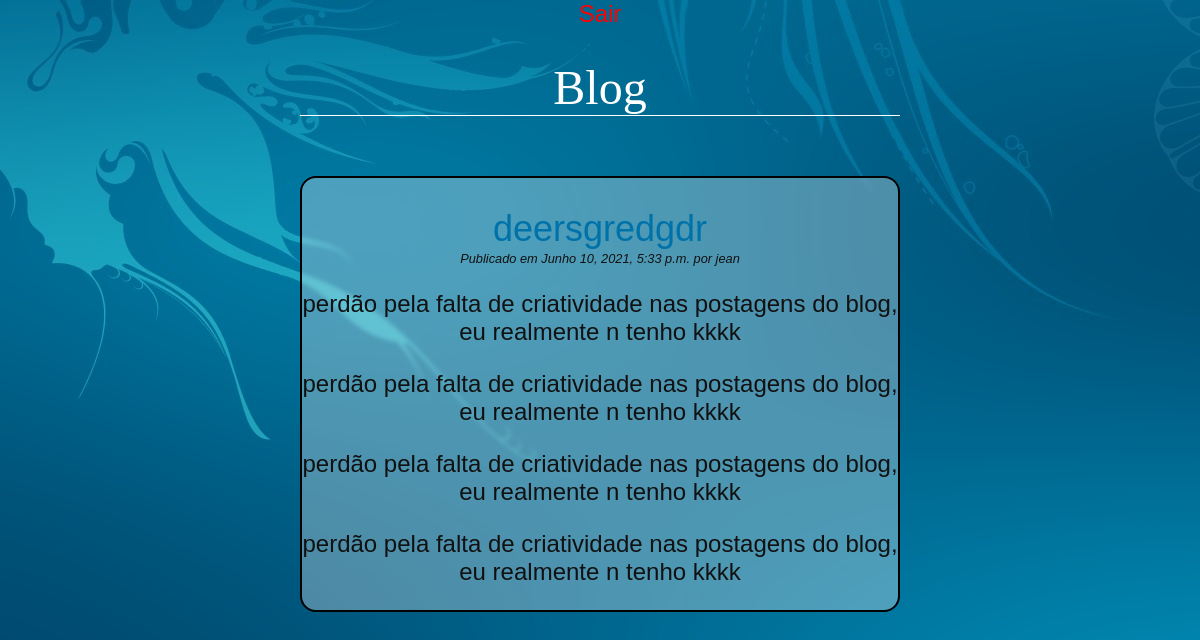
Page /blog/deersgredgdr/ (signed in) on the committed database.
### blog/models.py (models this page shows, shortened)
class Post(models.Model):
    title = models.CharField(max_length=255)
    slug = models.SlugField(max_length=255, unique=True)
    author = models.ForeignKey(User, on_delete=models.CASCADE)
    body = models.TextField()
    created = models.DateTimeField(auto_now_add=True)
    updated = models.DateTimeField(auto_now=True)
    class Meta:
        ordering = ("-created",)

### blog/views.py (the view)
# urls.py: path('<slug:slug>/', login_required(views.PostDetailView.as_view()), name='detail'),
class PostDetailView(DetailView):
    model = Post

### blog/templates/blog/post_detail.html (shortened to what this page needs)
{% extends "blog/base.html" %}
{% block content %}
<article class="form-card">
    <h2>{{ post.title }}</h2>
    <p class="date">
        Publicado em {{ post.created }} por {{ post.author }}
    </p>
    {{ post.body|linebreaks }}
</article>
{% endblock %}

### blog/static/css/blog.css (style rules this page uses)
body { background-image: url('../image/background_login.jpg'); margin: 0 25%; font-family: sans-serif; font-size: 1.5rem; color: #111111; }
h2 { color: #0072aa; font-weight: normal; margin-bottom: 1px; }
p.date { font-size: 0.8rem; font-style: italic; margin-top: 1px; }
.form-card { margin-top:10%; border: 2px solid #000; border-radius: 1rem; backdrop-filter: blur(2px); background-color: rgba(255, 255, 255, 0.3); margin-bottom: 30px; }

### rows in the picture
Post: title "deersgredgdr", created "Junho 10, 2021, 5:33 p.m.", author "jean", body "perdão pela falta de criatividade nas postagens do blog, eu realmente n tenho kkkk perdão pela falta de criatividade nas postagens do blog, eu realmente n tenho kkkk perdão pela falta de criatividade nas postagens do blog, eu realmente n tenho kkkk perdão pela falta de criatividade nas postagens do blog, eu realmente n tenho kkkk"
